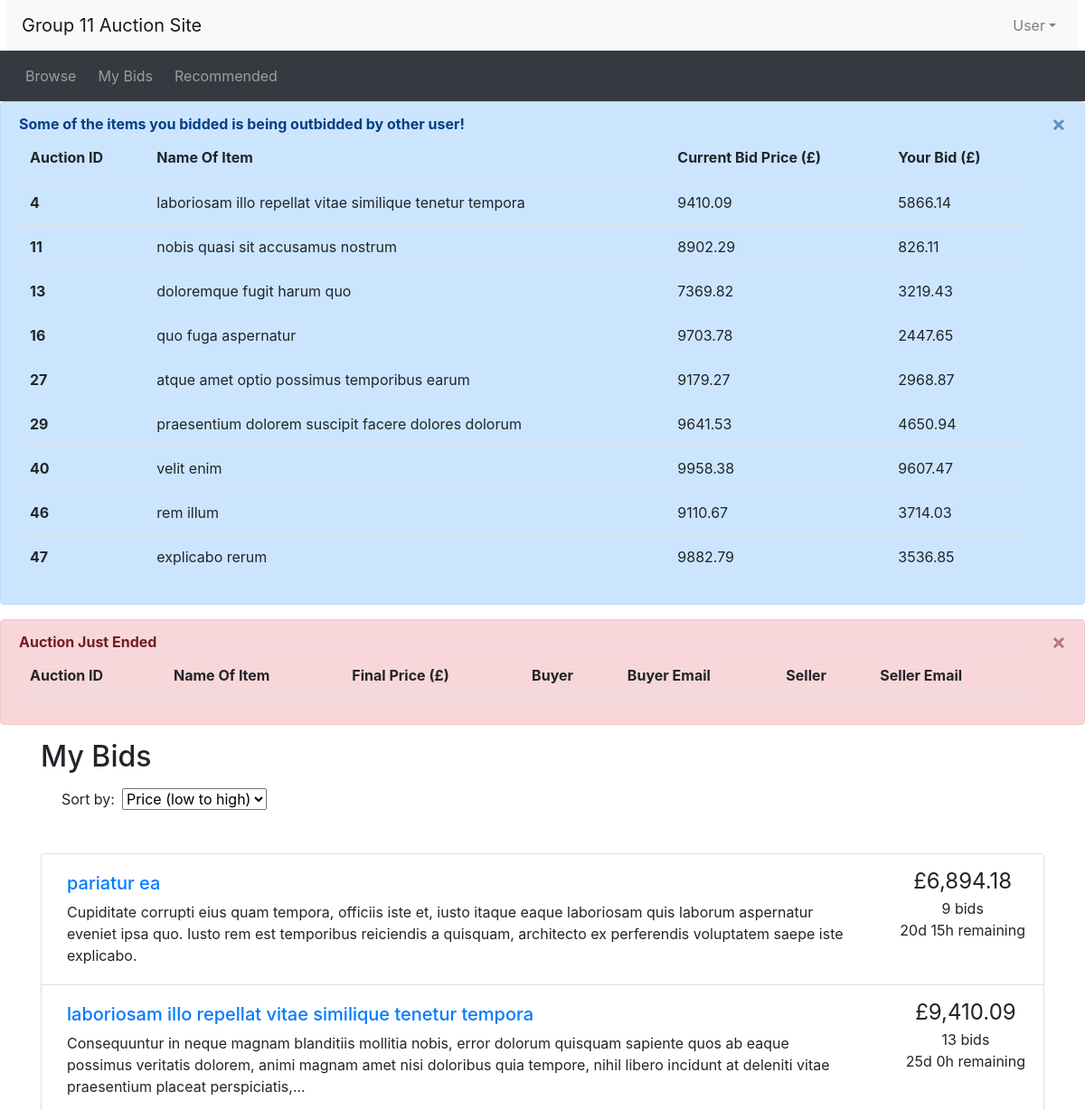
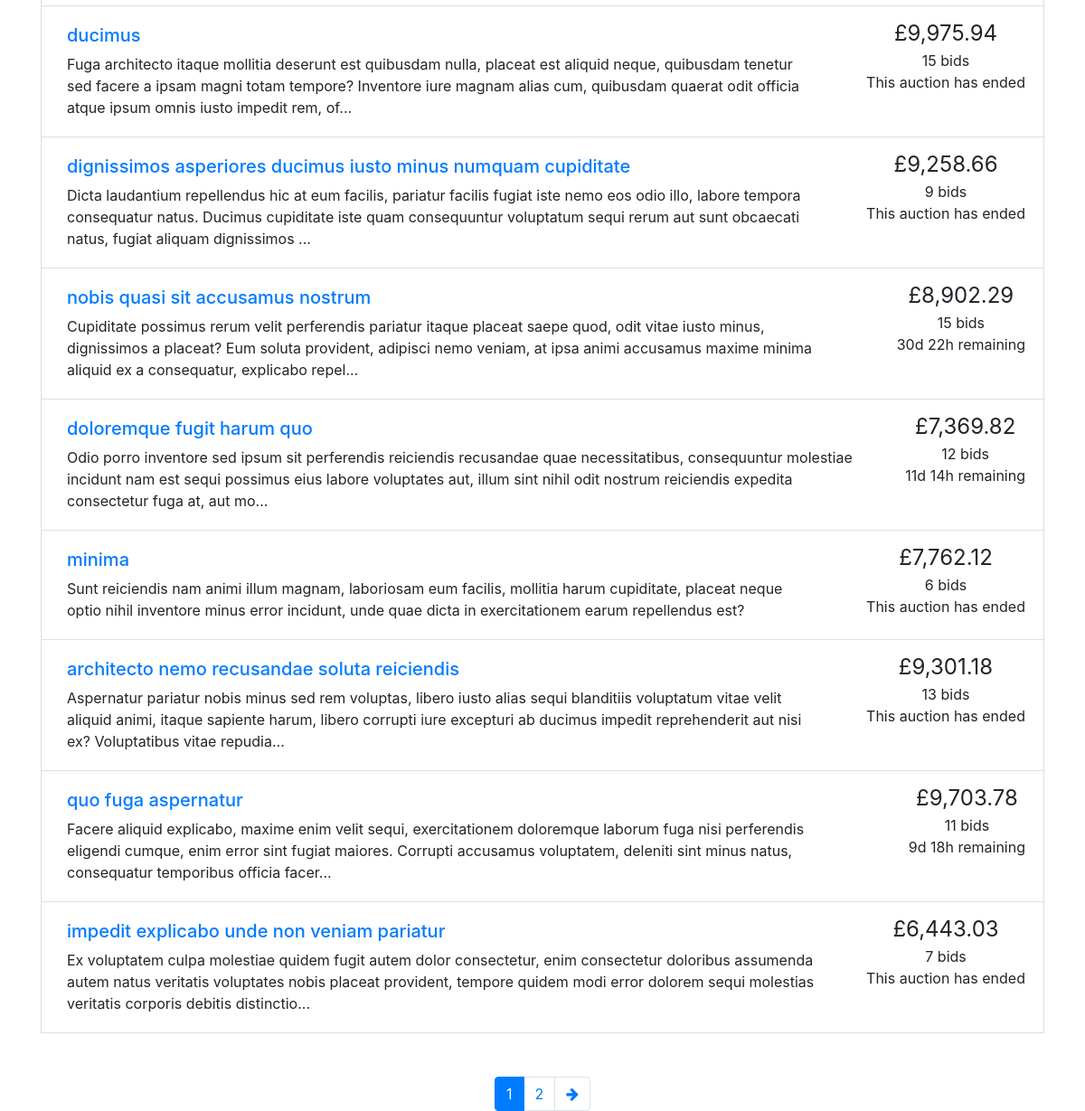
The page /mybids.php (signed in) on the database its author committed (2 pictures, top to bottom).
### tables this page shows
CREATE TABLE Auctions (
    AuctionID INT AUTO_INCREMENT,
    UserName VARCHAR(50),
    ItemName TINYTEXT NOT NULL,
    ItemDescription LONGTEXT NOT NULL,
    Category VARCHAR(50),
    StartingPrice FLOAT(10, 2) NOT NULL,
    ReservePrice FLOAT(10, 2),
    EndingTime DATETIME NOT NULL,
    Outcome VARCHAR(12),
    PRIMARY KEY (AuctionID),
    CONSTRAINT FK_UserName_Bid FOREIGN KEY (Username) REFERENCES Users(Username),
    CONSTRAINT FK_Category_Bid FOREIGN KEY (Category) REFERENCES CategoryList(Category)
);

### utilities.php (the view)
<?php
function display_time_remaining($interval) {
    if ($interval->days == 0 && $interval->h == 0) {
      $time_remaining = $interval->format('%im %Ss');
    }
    else if ($interval->days == 0) {
      $time_remaining = $interval->format('%hh %im');
    }
    else {
      $time_remaining = $interval->format('%ad %hh');
    }
  return $time_remaining;
}
function print_listing_li($item_id, $title, $desc, $price, $num_bids, $end_time)
{
  if (strlen($desc) > 250) {
    $desc_shortened = substr($desc, 0, 250) . '...';
  }
  else {
    $desc_shortened = $desc;
  }
  if ($num_bids == 1) {
    $bid = ' bid';
  }
  else {
    $bid = ' bids';
  }
  $now = new DateTime();
  if ($now > $end_time) {
    $time_remaining = 'This auction has ended';
  }
  else {
    $time_to_end = date_diff($now, $end_time);
    $time_remaining = display_time_remaining($time_to_end) . ' remaining';
  }
  echo('
    <li class="list-group-item d-flex justify-content-between">
    <div class="p-2 mr-5"><h5><a href="listing.php?item_id=' . $item_id . '">' . $title . '</a></h5>' . $desc_shortened . '</div>
    <div class="text-center text-nowrap"><span style="font-size: 1.5em">£' . number_format($price, 2) . '</span><br/>' . $num_bids . $bid . '<br/>' . $time_remaining . '</div>
  </li>'
  );
}
?>

### header.php (shortened to what this page needs)
<?php require("database.php")?>
<!doctype html>
<html lang="en">
<head>
  <link rel="stylesheet" href="css/bootstrap.min.css">
  <link rel="stylesheet" href="https://cdnjs.cloudflare.com/ajax/libs/font-awesome/4.7.0/css/font-awesome.min.css">
  <link rel="stylesheet" href="css/custom.css">
</head>
<body>
<nav class="navbar navbar-expand-lg navbar-light bg-light mx-2">
  <a class="navbar-brand" href="#">Group 11 Auction Site</a>
  <ul class="navbar-nav ml-auto">
    <li class="nav-item dropdown">
<?php
  if (isset($_SESSION['logged_in']) && $_SESSION['logged_in'] == true) {
    echo "<a class='nav-link dropdown-toggle' href='#' id='navbarDropdown' role='button' data-toggle='dropdown' aria-haspopup='true' aria-expanded='false'>User</a>".
    "<div class='dropdown-menu dropdown-menu-right' aria-labelledby='navbarDropdown'>".
    "<a class='dropdown-item' href='#'>User Name: ".$_SESSION['username']."</a>".
    "<a class='dropdown-item' href='#'>Email: ".$_SESSION['email']."</a>".
    "<a class='dropdown-item' href='#'>User Group: ".$_SESSION['account_type']."</a>".
    "<div class='dropdown-divider'></div>".
    "<a class='dropdown-item' href='logout.php'>Logout</a>";
  }
  else {
    echo '<button type="button" class="btn nav-link" data-toggle="modal" data-target="#loginModal">Login</button>';
  }
?>
      </div>
    </li>
  </ul>
</nav>
<nav class="navbar navbar-expand-lg navbar-dark bg-dark">
  <ul class="navbar-nav align-middle">
	<li class="nav-item mx-1">
      <a class="nav-link" href="browse.php">Browse</a>
    </li>
<?php
  if (isset($_SESSION['account_type']) && $_SESSION['account_type'] == 'buyer') {
  echo('
	<li class="nav-item mx-1">
      <a class="nav-link" href="mybids.php">My Bids</a>
    </li>
	<li class="nav-item mx-1">
      <a class="nav-link" href="recommendations.php">Recommended</a>
    </li>');
  }
?>
  </ul>
</nav>
<?php
if (isset($_SESSION['logged_in']) && $_SESSION['logged_in'] == true) {
  if (isset($_SESSION['account_type']) && $_SESSION['account_type'] == 'buyer') {
$querryOutbid = <<<QUERRYTEXT
SELECT *
FROM
  (
    SELECT
      a.AuctionID,
      a.ItemName,
      a.StartingPrice,
      MAX(b.BidPrice) AS 'bidPrice',
      IF(
        MAX(bidPrice) IS NULL,
        a.StartingPrice,
        MAX(bidPrice)
      ) AS 'CurrentPrice'
    FROM
      auctions a
      LEFT JOIN bids b ON a.AuctionID = b.AuctionID
    WHERE
      (a.EndingTime - CURRENT_TIMESTAMP) > 0
      AND a.AuctionID IN (
        SELECT
          AuctionID
        FROM
          bids
        WHERE
          UserName = '{$_SESSION['username']}'
        GROUP BY
          AuctionID
      )
    GROUP BY
      a.AuctionID,
      a.ItemName,
      a.ItemDescription,
      a.StartingPrice,
      a.EndingTime
  ) MaxPriceGlobal
  INNER JOIN (
    SELECT
      AuctionID,
      MAX(BidPrice) AS UserMax
    FROM
      bids
    WHERE
      UserName = '{$_SESSION['username']}'
    GROUP BY
      AuctionID
  ) MaxPriceUser ON MaxPriceGlobal.AuctionID = MaxPriceUser.AuctionID
WHERE
  MaxPriceGlobal.CurrentPrice != MaxPriceUser.UserMax
ORDER BY
  MaxPriceGlobal.AuctionID
QUERRYTEXT;
$resultOutbid = mysqli_query($connectionView, $querryOutbid);
if ($resultOutbid->num_rows > 0) {
echo <<<TABLEPARTS
<div class="alert alert-primary alert-dismissible fade show" role="alert">
  <strong>Some of the items you bidded is being outbidded by other user!</strong>
  <table class="table">
  <thead>
    <tr>
      <th scope="col">Auction ID</th>
      <th scope="col">Name Of Item</th>
      <th scope="col">Current Bid Price (£)</th>
      <th scope="col">Your Bid (£)</th>
    </tr>
  </thead>
  <tbody>
TABLEPARTS;
while ($rowOutbid = mysqli_fetch_array($resultOutbid)){
echo <<<ROWPARTS
    <tr>
      <th scope="row">{$rowOutbid['AuctionID']}</th>
      <td>{$rowOutbid['ItemName']}</td>
      <td>{$rowOutbid['CurrentPrice']}</td>
      <td>{$rowOutbid['UserMax']}</td>
    </tr>
ROWPARTS;
}
echo <<<TABLEPARTS
  </tbody>
</table>
  <button type="button" class="close" data-dismiss="alert" aria-label="Close">
    <span aria-hidden="true">&times;</span>
  </button>
</div>
TABLEPARTS;
}
 }
 $querryTodayAuctionFinish = <<<QUERRYTEXT
 SELECT
  a.AuctionID,
  a.UserName,
  u.Email,
  a.ItemName,
  a.ReservePrice
 FROM
  auctions a
  JOIN users u
  ON u.UserName = a. UserName
 WHERE
  EndingTime > CURDATE() - INTERVAL 1 DAY
  AND EndingTime < CURDATE()
 QUERRYTEXT;
 $resultTodayAuctionFinish = mysqli_query($connectionView, $querryTodayAuctionFinish);
 if ($resultTodayAuctionFinish->num_rows > 0) {
  echo <<<TABLEPARTS
  <div class="alert alert-danger alert-dismissible fade show" role="alert">
    <strong>Auction Just Ended</strong>
    <table class="table">
    <thead>
      <tr>
        <th scope="col">Auction ID</th>
        <th scope="col">Name Of Item</th>
        <th scope="col">Final Price (£)</th>
        <th scope="col">Buyer</th>
        <th scope="col">Buyer Email</th>
        <th scope="col">Seller</th>
        <th scope="col">Seller Email</th>
      </tr>
    </thead>
    <tbody>
  TABLEPARTS;
  echo <<<TABLEPARTS
    </tbody>
  </table>
    <button type="button" class="close" data-dismiss="alert" aria-label="Close">
      <span aria-hidden="true">&times;</span>
    </button>
  </div>
  TABLEPARTS;
}
}
?>

### mybids.php (shortened to what this page needs)
<?php include_once("header.php")?>
<?php require("utilities.php")?>
<?php require("database.php")?>
<div class="container">
<h2 class="my-3">My Bids</h2>
<div id="searchSpecs">
<form method="get" action="mybids.php">
    <div class="col-md-3 pr-0">
      <div class="form-inline">
        <label class="mx-2" for="order_by">Sort by:</label>
        <select type = "submit"  id="order_by" name="order_by" onchange="this.form.submit();">
          <option selected value="ORDER BY CurrentPrice ASC">Price (low to high)</option>
        </select>
    </div>
  </div>
</form>
</div>
</div>
<?php
  if (!isset($_GET['order_by'])) {
    $ordering = "";
  }
  else {
    $ordering = $_GET['order_by'];
  }
  if (!isset($_GET['page'])) {
    $curr_page = 1;
  }
  else {
    $curr_page = $_GET['page'];
  }
  $results_per_page = 10;
  $querryItemList = <<<QUERRYTEXT
  SELECT
    a.AuctionID,
    a.ItemName,
    a.ItemDescription,
    a.StartingPrice,
    a.EndingTime,
    COUNT(b.BidID) AS 'CountBids',
    MAX(b.BidPrice) AS 'bidPrice',
    IF(
      MAX(bidPrice) IS NULL,
      a.StartingPrice,
      MAX(bidPrice)
    ) AS 'CurrentPrice',
    a.StartingPrice
  FROM
    auctions a
    LEFT JOIN bids b ON a.AuctionID = b.AuctionID
  WHERE
    a.AuctionID IN (
        SELECT AuctionID
        FROM bids
        WHERE UserName = '{$_SESSION['username']}'
      )
  GROUP BY
    a.AuctionID,
    a.ItemName,
    a.ItemDescription,
    a.StartingPrice,
    a.EndingTime {$ordering}
  QUERRYTEXT;
  $limiter = " LIMIT ".strval(($curr_page-1)*$results_per_page).", ".strval($results_per_page);
  $querryWithLimitItemPerPage = $querryItemList.$limiter;
  $resultforCounting = mysqli_query($connectionView, $querryItemList);
  if ($resultforCounting)
    {
        $num_results = mysqli_num_rows($resultforCounting);
    }
  $max_page = ceil($num_results / $results_per_page);
?>
<div class="container mt-5">
<ul class="list-group">
<?php
  $search_query_result = mysqli_query($connectionView, $querryWithLimitItemPerPage);
    while ($row = mysqli_fetch_array($search_query_result)){
    $item_id = $row['AuctionID'];
    $title = $row['ItemName'];
    $description = $row['ItemDescription'];
    $current_price = $row['CurrentPrice'];
    $num_bids = $row['CountBids'];
    $end_date = new DateTime($row['EndingTime']);
    print_listing_li($item_id, $title, $description, $current_price, $num_bids, $end_date);
  }
?>
<nav aria-label="Search results pages" class="mt-5">
  <ul class="pagination justify-content-center">
<?php
  $querystring = "";
  $high_page_boost = max(3 - $curr_page, 0);
  $low_page_boost = max(2 - ($max_page - $curr_page), 0);
  $low_page = max(1, $curr_page - 2 - $low_page_boost);
  $high_page = min($max_page, $curr_page + 2 + $high_page_boost);
  for ($i = $low_page; $i <= $high_page; $i++) {
    if ($i == $curr_page) {
      echo('
    <li class="page-item active">');
    }
    else {
      echo('
    <li class="page-item">');
    }
    echo('
      <a class="page-link" href="mybids.php?' . $querystring . 'page=' . $i . '">' . $i . '</a>
    </li>');
  }
  if ($curr_page != $max_page) {
    echo('
    <li class="page-item">
      <a class="page-link" href="mybids.php?' . $querystring . 'page=' . ($curr_page + 1) . '" aria-label="Next">
        <span aria-hidden="true"><i class="fa fa-arrow-right"></i></span>
        <span class="sr-only">Next</span>
      </a>
    </li>');
  }
?>
  </ul>
</nav>
</div>
<?php include_once("footer.php")?>

### footer.php (shortened to what this page needs)
</body>
</html>

### rows shown on the page
auctions: AuctionID "4", ItemName "laboriosam illo repellat vitae similique tenetur tempora", CurrentPrice "9410.09", UserMax "5866.14", ItemDescription "Consequuntur in neque magnam blanditiis mollitia nobis, error dolorum quisquam sapiente quos ab eaque possimus veritatis dolorem, animi magnam amet nisi doloribus quia tempore, nihil libero incidunt at deleniti vitae praesentium placeat perspiciatis,...", price "9,410.09", num_bids "13", bid "bids", time_remaining "25d 0h remaining"
auctions: AuctionID "11", ItemName "nobis quasi sit accusamus nostrum", CurrentPrice "8902.29", UserMax "826.11", ItemDescription "Cupiditate possimus rerum velit perferendis pariatur itaque placeat saepe quod, odit vitae iusto minus, dignissimos a placeat? Eum soluta provident, adipisci nemo veniam, at ipsa animi accusamus maxime minima aliquid ex a consequatur, explicabo repel...", price "8,902.29", num_bids "15", bid "bids", time_remaining "30d 22h remaining"
auctions: AuctionID "13", ItemName "doloremque fugit harum quo", CurrentPrice "7369.82", UserMax "3219.43", ItemDescription "Odio porro inventore sed ipsum sit perferendis reiciendis recusandae quae necessitatibus, consequuntur molestiae incidunt nam est sequi possimus eius labore voluptates aut, illum sint nihil odit nostrum reiciendis expedita consectetur fuga at, aut mo...", price "7,369.82", num_bids "12", bid "bids", time_remaining "11d 14h remaining"
auctions: AuctionID "16", ItemName "quo fuga aspernatur", CurrentPrice "9703.78", UserMax "2447.65", ItemDescription "Facere aliquid explicabo, maxime enim velit sequi, exercitationem doloremque laborum fuga nisi perferendis eligendi cumque, enim error sint fugiat maiores. Corrupti accusamus voluptatem, deleniti sint minus natus, consequatur temporibus officia facer...", price "9,703.78", num_bids "11", bid "bids", time_remaining "9d 18h remaining"
auctions: AuctionID "27", ItemName "atque amet optio possimus temporibus earum", CurrentPrice "9179.27", UserMax "2968.87"
auctions: AuctionID "29", ItemName "praesentium dolorem suscipit facere dolores dolorum", CurrentPrice "9641.53", UserMax "4650.94"
auctions: AuctionID "40", ItemName "velit enim", CurrentPrice "9958.38", UserMax "9607.47"
auctions: AuctionID "46", ItemName "rem illum", CurrentPrice "9110.67", UserMax "3714.03"
auctions: AuctionID "47", ItemName "explicabo rerum", CurrentPrice "9882.79", UserMax "3536.85"
auctions: ItemName "pariatur ea", ItemDescription "Cupiditate corrupti eius quam tempora, officiis iste et, iusto itaque eaque laboriosam quis laborum aspernatur eveniet ipsa quo. Iusto rem est temporibus reiciendis a quisquam, architecto ex perferendis voluptatem saepe iste explicabo.", price "6,894.18", num_bids "9", bid "bids", time_remaining "20d 15h remaining"
auctions: ItemName "ducimus", ItemDescription "Fuga architecto itaque mollitia deserunt est quibusdam nulla, placeat est aliquid neque, quibusdam tenetur sed facere a ipsam magni totam tempore? Inventore iure magnam alias cum, quibusdam quaerat odit officia atque ipsum omnis iusto impedit rem, of...", price "9,975.94", num_bids "15", bid "bids", time_remaining "This auction has ended"
auctions: ItemName "dignissimos asperiores ducimus iusto minus numquam cupiditate", ItemDescription "Dicta laudantium repellendus hic at eum facilis, pariatur facilis fugiat iste nemo eos odio illo, labore tempora consequatur natus. Ducimus cupiditate iste quam consequuntur voluptatum sequi rerum aut sunt obcaecati natus, fugiat aliquam dignissimos ...", price "9,258.66", num_bids "9", bid "bids", time_remaining "This auction has ended"
auctions: ItemName "minima", ItemDescription "Sunt reiciendis nam animi illum magnam, laboriosam eum facilis, mollitia harum cupiditate, placeat neque optio nihil inventore minus error incidunt, unde quae dicta in exercitationem earum repellendus est?", price "7,762.12", num_bids "6", bid "bids", time_remaining "This auction has ended"
auctions: ItemName "architecto nemo recusandae soluta reiciendis", ItemDescription "Aspernatur pariatur nobis minus sed rem voluptas, libero iusto alias sequi blanditiis voluptatum vitae velit aliquid animi, itaque sapiente harum, libero corrupti iure excepturi ab ducimus impedit reprehenderit aut nisi ex? Voluptatibus vitae repudia...", price "9,301.18", num_bids "13", bid "bids", time_remaining "This auction has ended"
auctions: ItemName "impedit explicabo unde non veniam pariatur", ItemDescription "Ex voluptatem culpa molestiae quidem fugit autem dolor consectetur, enim consectetur doloribus assumenda autem natus veritatis voluptates nobis placeat provident, tempore quidem modi error dolorem sequi molestias veritatis corporis debitis distinctio...", price "6,443.03", num_bids "7", bid "bids", time_remaining "This auction has ended"
